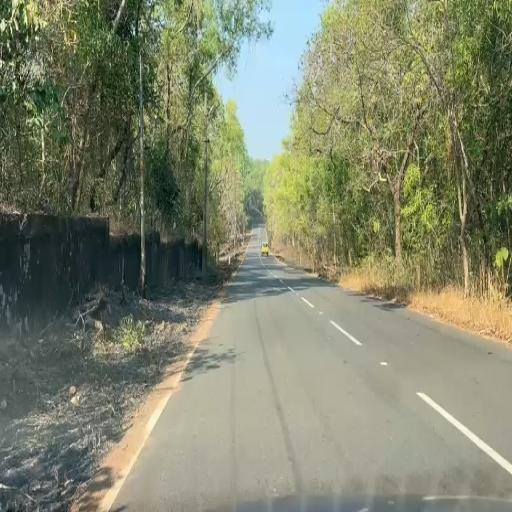
#> input picture Shadows/train/images/WhatsApp-Video-2026-02-21-at-12_17_17-PM_mp4-0000_jpg.rf.3a6df35b0491ceddef1b10316cf81ac6.jpg, 512 x 512 px
$ python -i main.py   (imports and definitions only)
#> lines starting #> are read from the running program, lines starting #| are printed output that depends on the picture; after the words box and inside, x2 and y2 are one past the last pixel; in counts of white or black regions, pixels touching at a corner belong together
#> further down, picture is the input picture: shape (512, 512, 3); mean B, G, R 107.6, 132.1, 127.4
# main.py

import sys
import subprocess
import os

# -------------------------
# 1. Auto-install missing packages
# -------------------------
required_packages = [
    "torch", "torchvision", "ultralytics", "opencv-python",
    "numpy", "pandas", "matplotlib", "tqdm", "seaborn"
]

# [6 lines not run here, left out]

# -------------------------
# 2. Imports
# -------------------------
import cv2
import numpy as np
from ultralytics import YOLO

# -------------------------
# 3. Paths to models
# -------------------------
# Make sure you have these files in the "models" folder
yolo_model_path = os.path.join("models", "yolo_carla_best.pt")
ufld_model_path = os.path.join("models", "ufld_carla_best.pth")  # placeholder

# -------------------------
# 4. Load YOLO11n model using ultralytics (avoids torch.hub)
# -------------------------
# [1 line not run here, left out]
# [1 line that did not run here, left out]
# [1 line not run here, left out]

# -------------------------
# 5. Placeholder lane detection
# -------------------------
# For now, this draws simple green lane lines.
# Later, you can replace with real UFLD outputs
def detect_lanes(frame):
    """
    Detect lanes using simple Canny + Hough transform.
    Returns frame with green lane lines drawn.
    """
    import cv2
    import numpy as np

    # 1. Convert to grayscale
    gray = cv2.cvtColor(frame, cv2.COLOR_BGR2GRAY)
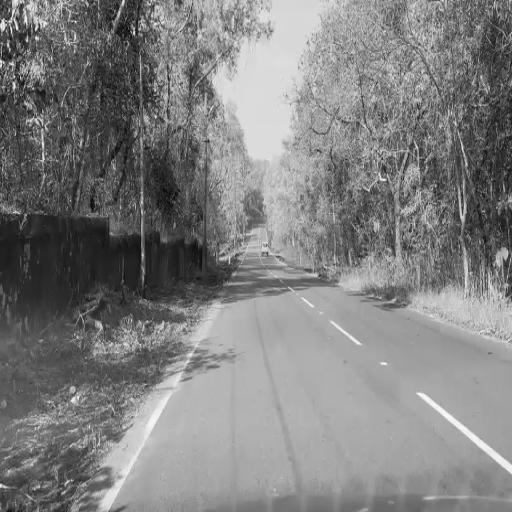
#> gray: shape (512, 512); min 2, max 253, mean 127.9

    # 2. Gaussian blur
    blur = cv2.GaussianBlur(gray, (5,5), 0)

    # 3. Edge detection
    edges = cv2.Canny(blur, 50, 150)
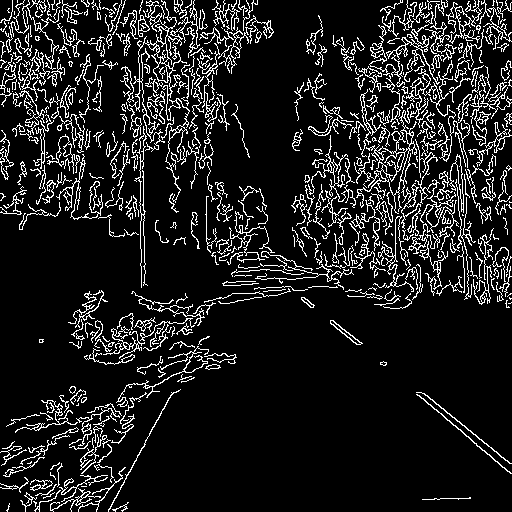
#> edges: shape (512, 512); 11.9% white in thin lines or dots

    # 4. Mask region of interest (bottom half of image)
    h, w = edges.shape
#> h = 512; w = 512
    mask = np.zeros_like(edges)
    polygon = np.array([[
        (0, h),
        (w, h),
        (w, int(h*0.6)),
        (0, int(h*0.6))
    ]], np.int32)
    cv2.fillPoly(mask, polygon, 255)
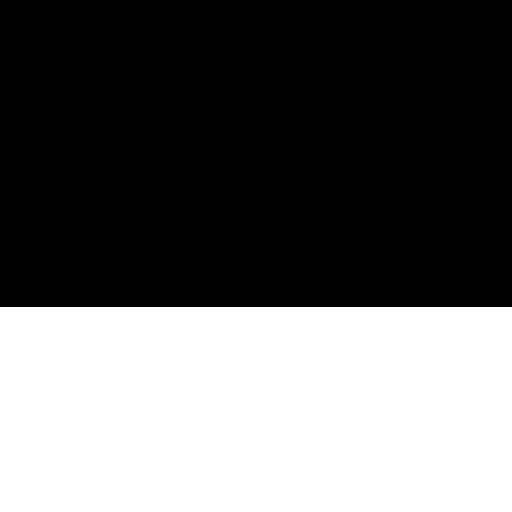
#> mask: shape (512, 512); 40% white; 1 white region, box (x1, y1, x2, y2) and area: (0, 307, 512, 512) 104960
    cropped_edges = cv2.bitwise_and(edges, mask)
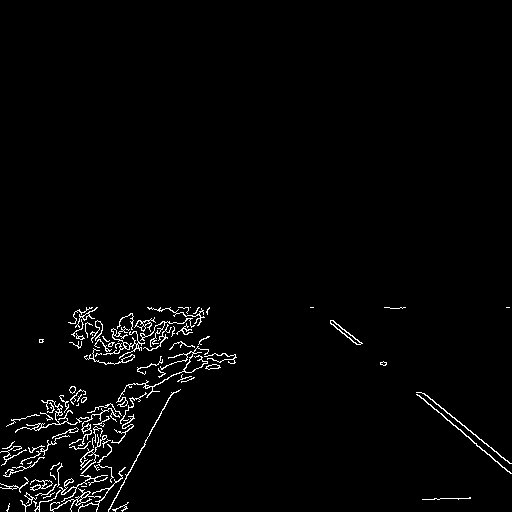
#> cropped_edges: shape (512, 512); 2% white in thin lines or dots, all inside (x1, y1, x2, y2) = (0, 307, 512, 512)

    # 5. Hough lines
    lines = cv2.HoughLinesP(
        cropped_edges,
        rho=1,
        theta=np.pi/180,
        threshold=50,
        minLineLength=50,
        maxLineGap=150
    )
#> lines = 39 rows, first 6: [313, 307, 511, 473], [333, 320, 510, 463], [108, 509, 202, 339], [0, 483, 172, 311], [5, 472, 208, 355], [7, 510, 209, 308]

    # 6. Draw lines
    line_image = np.zeros_like(frame)
    if lines is not None:
        for line in lines:
            x1,y1,x2,y2 = line[0]
            cv2.line(line_image, (x1,y1), (x2,y2), (0,255,0), 5)
#> this loop made 39 passes
#> (x1, y1, x2, y2) on passes 1 to 12: (313, 307, 511, 473), (333, 320, 510, 463), (108, 509, 202, 339), (0, 483, 172, 311), (5, 472, 208, 355), (7, 510, 209, 308), (18, 419, 341, 327), (50, 508, 180, 307), (12, 457, 159, 310), (65, 503, 198, 307), (8, 506, 126, 504), (3, 457, 140, 320)
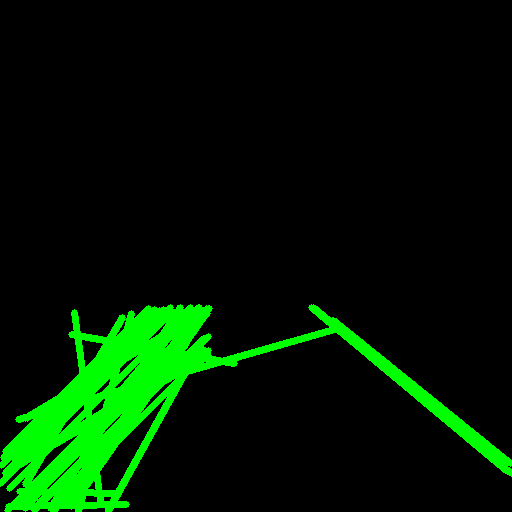
#> line_image: shape (512, 512, 3); mean of channels 0, 1, 2 0, 25.5, 0; drawn as B, G, R

    # 7. Overlay lines on original frame
    combo = cv2.addWeighted(frame, 0.8, line_image, 1, 1)
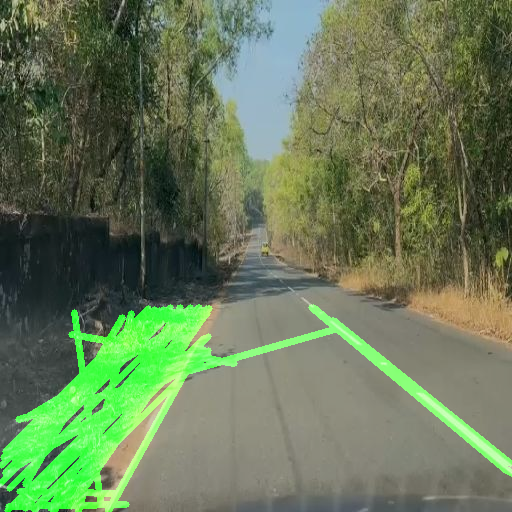
#> combo: shape (512, 512, 3); mean B, G, R 87.1, 121.3, 102.9
    return combo


# -------------------------
# 6. Detect objects using YOLO
# -------------------------
def detect_objects(frame):
    results = yolo_model(frame)  # Run inference
    frame = results[0].plot()    # Draw bounding boxes
    return frame

# -------------------------
# 7. Video / Webcam input
# -------------------------
# Replace with 0 for webcam
video_path = os.path.join(os.path.dirname(os.path.abspath(__file__)), "test_videos", "video1.mp4")

# [28 lines not run here, left out]

>>> import cv2
>>> picture = cv2.imread('Shadows/train/images/WhatsApp-Video-2026-02-21-at-12_17_17-PM_mp4-0000_jpg.rf.3a6df35b0491ceddef1b10316cf81ac6.jpg')
>>> result = detect_lanes(picture)

$ run again, on Shadows/train/images/WhatsApp-Video-2026-02-21-at-12_17_17-PM_mp4-0001_jpg.rf.2d83bf6adcde744ae3a5900df1d23397.jpg
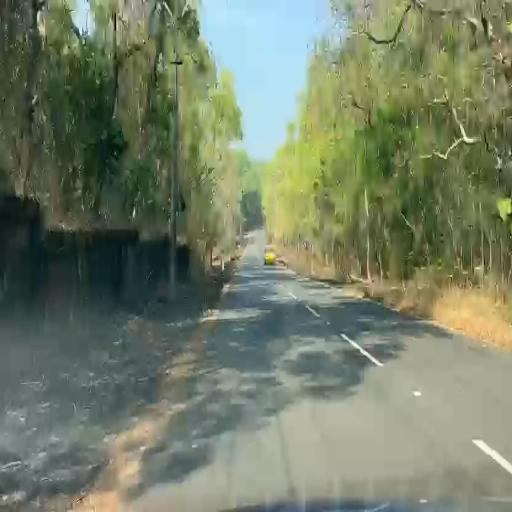
#> input picture Shadows/train/images/WhatsApp-Video-2026-02-21-at-12_17_17-PM_mp4-0001_jpg.rf.2d83bf6adcde744ae3a5900df1d23397.jpg, 512 x 512 px
#> picture is the input picture: shape (512, 512, 3); mean B, G, R 103.9, 127.3, 116.6
#> in detect_lanes, `edges = cv2.Canny(blur, 50, 150)`:
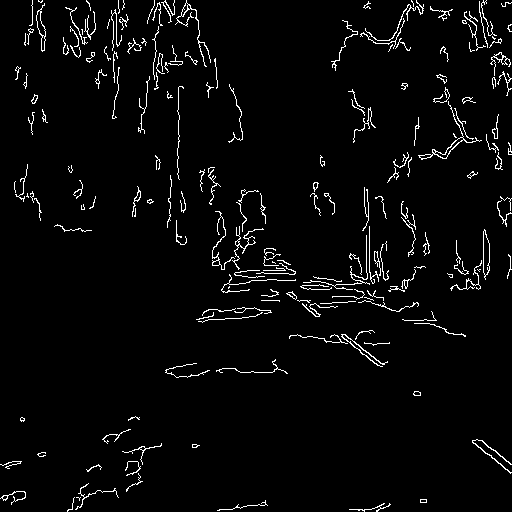
#> edges: shape (512, 512); 3.3% white in thin lines or dots
#> mask: shape (512, 512); 40% white; 1 white region, box (x1, y1, x2, y2) and area: (0, 307, 512, 512) 104960
#> cropped_edges: shape (512, 512); 0.65% white in thin lines or dots, all inside (x1, y1, x2, y2) = (0, 307, 512, 512)
#> lines = [[310, 307, 511, 464], [306, 307, 510, 472]]
#> the loop in detect_lanes, `for line in lines:` made 2 passes
#> in detect_lanes, `combo = cv2.addWeighted(frame, 0.8, line_image, 1, 1)`:
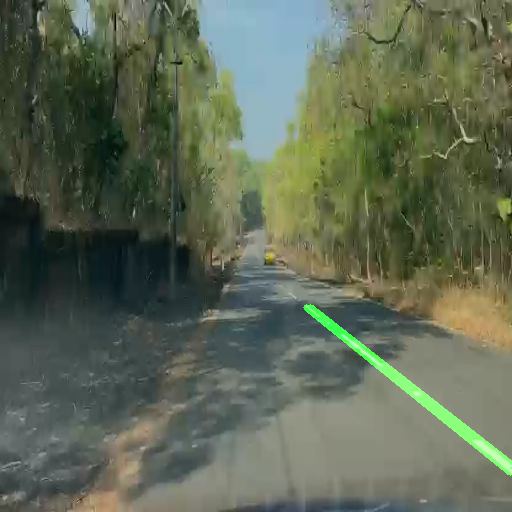
#> combo: shape (512, 512, 3); mean B, G, R 84.1, 104.2, 94.3

$ run again, on Shadows/train/images/WhatsApp-Video-2026-02-21-at-12_17_17-PM_mp4-0005_jpg.rf.1c580e363bc4164dbce8cef0d7f9f5da.jpg
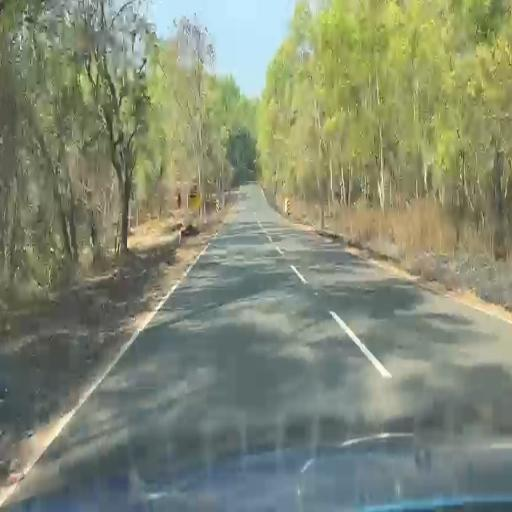
#> input picture Shadows/train/images/WhatsApp-Video-2026-02-21-at-12_17_17-PM_mp4-0005_jpg.rf.1c580e363bc4164dbce8cef0d7f9f5da.jpg, 512 x 512 px
#> picture is the input picture: shape (512, 512, 3); mean B, G, R 116.5, 138.2, 130.8
#> in detect_lanes, `edges = cv2.Canny(blur, 50, 150)`:
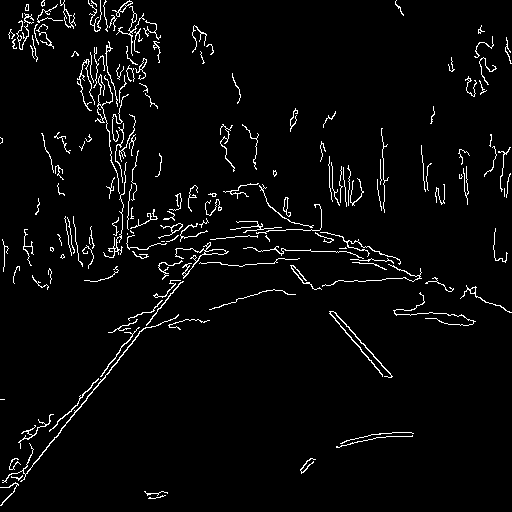
#> edges: shape (512, 512); 3.6% white in thin lines or dots
#> mask: shape (512, 512); 40% white; 1 white region, box (x1, y1, x2, y2) and area: (0, 307, 512, 512) 104960
#> cropped_edges: shape (512, 512); 0.66% white in thin lines or dots, all inside (x1, y1, x2, y2) = (0, 307, 512, 506)
#> lines = [[0, 505, 160, 307], [17, 483, 159, 308], [329, 313, 384, 376], [11, 485, 153, 310], [335, 312, 390, 373], [8, 487, 154, 307], [128, 324, 506, 310], [336, 446, 396, 432]]
#> the loop in detect_lanes, `for line in lines:` made 8 passes
#> in detect_lanes, `combo = cv2.addWeighted(frame, 0.8, line_image, 1, 1)`:
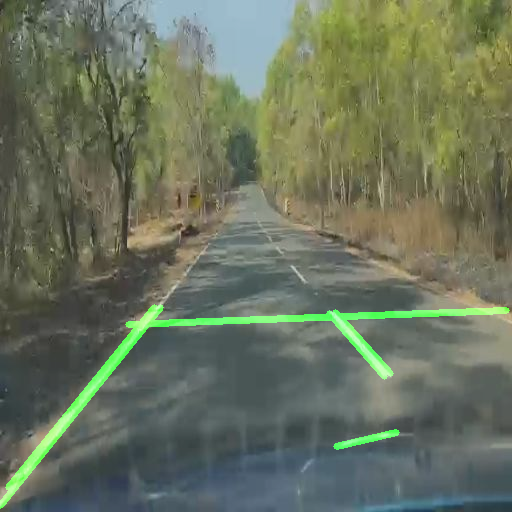
#> combo: shape (512, 512, 3); mean B, G, R 94.2, 114.8, 105.6

$ run again, on Shadows/train/images/WhatsApp-Video-2026-02-21-at-12_17_17-PM_mp4-0006_jpg.rf.048b754bc13e63daf1691d5ee52ab796.jpg
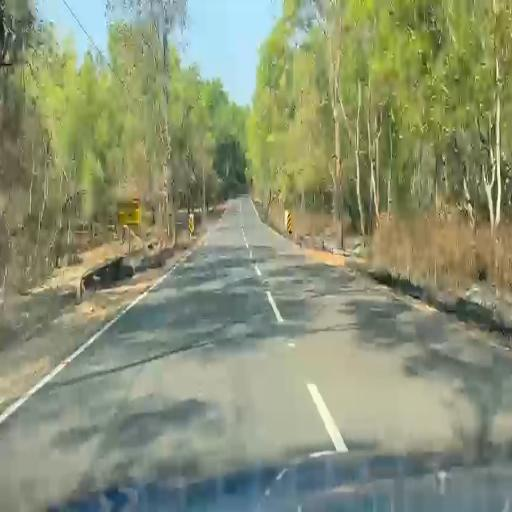
#> input picture Shadows/train/images/WhatsApp-Video-2026-02-21-at-12_17_17-PM_mp4-0006_jpg.rf.048b754bc13e63daf1691d5ee52ab796.jpg, 512 x 512 px
#> picture is the input picture: shape (512, 512, 3); mean B, G, R 116.5, 145.8, 138.3
#> in detect_lanes, `edges = cv2.Canny(blur, 50, 150)`:
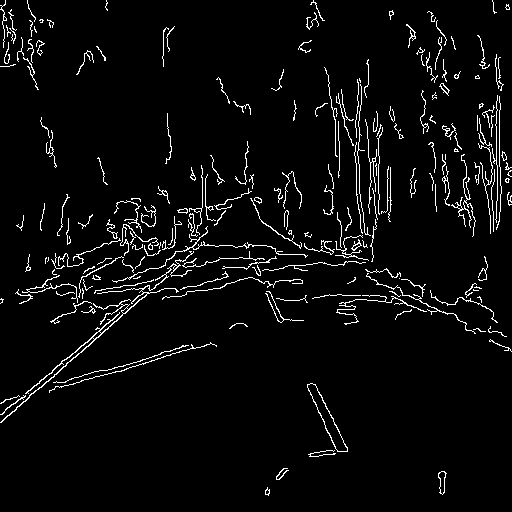
#> edges: shape (512, 512); 4.2% white in thin lines or dots
#> mask: shape (512, 512); 40% white; 1 white region, box (x1, y1, x2, y2) and area: (0, 307, 512, 512) 104960
#> cropped_edges: shape (512, 512); 0.67% white in thin lines or dots, all inside (x1, y1, x2, y2) = (0, 307, 512, 496)
#> lines = [[0, 422, 128, 310], [0, 414, 127, 308], [0, 403, 292, 320], [272, 307, 336, 449], [278, 309, 347, 450], [1, 402, 281, 317], [19, 399, 296, 320], [28, 390, 277, 319], [15, 403, 126, 307]]
#> the loop in detect_lanes, `for line in lines:` made 9 passes
#> in detect_lanes, `combo = cv2.addWeighted(frame, 0.8, line_image, 1, 1)`:
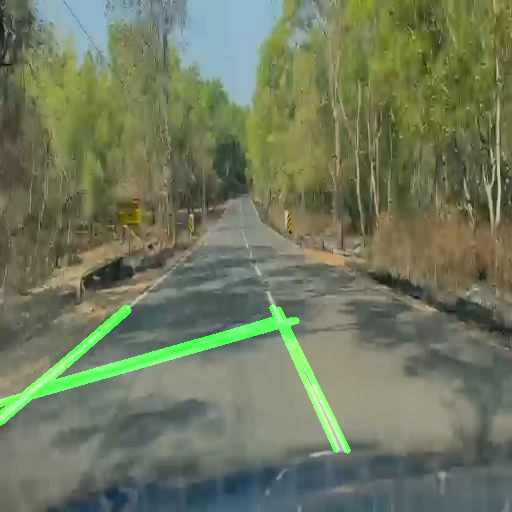
#> combo: shape (512, 512, 3); mean B, G, R 94.2, 121.2, 111.7
